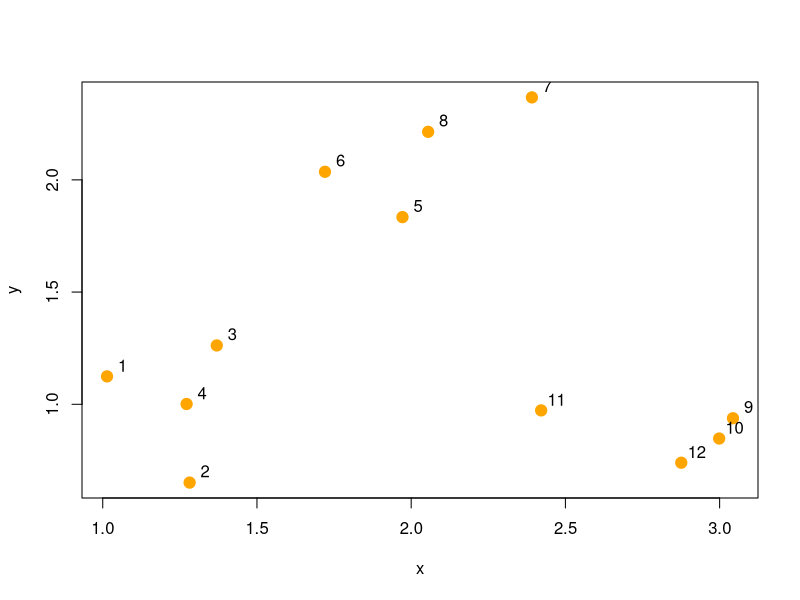
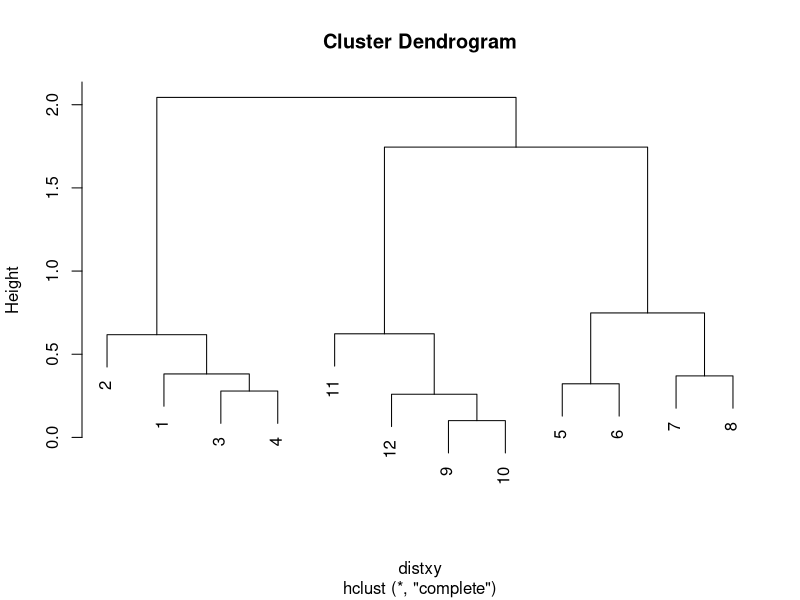
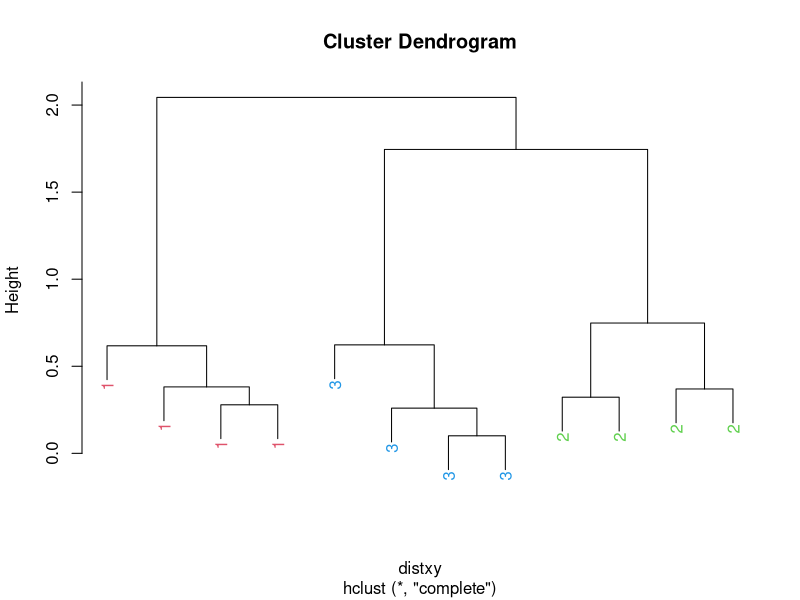
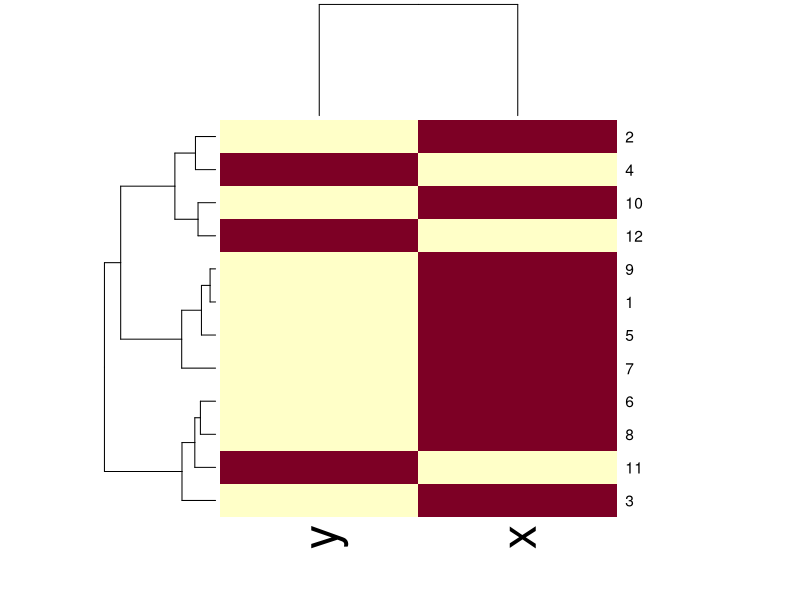

The R script that drew these images, in order:
## ---- chunk 1
knitr::opts_chunk$set(echo = TRUE)
## ---- chunk 2
set.seed(96)
x = rnorm(12, mean = rep(1:3, each = 4), sd = 0.2)
y = rnorm(12, mean = rep(c(1,2,1),each = 4), sd = 0.2)
plot(x, y, col = "orange", pch = 19,cex = 1.5)
text(x+0.05, y+0.05, labels = as.character(1:12))
## ---- chunk 3
data = data.frame(x,y)
distxy = dist(data)
distxy
## ---- chunk 4
hClustering = hclust(distxy)
plot(hClustering)
## ---- chunk 5
myplclust <- function( hclust, lab=hclust$labels, lab.col=rep(1,length(hclust$labels)), hang=0.1,...){
  ## modifiction of plclust for plotting hclust objects *in colour*!
  ## Copyright Eva KF Chan 2009
  ## Arguments:
  ##    hclust:    hclust object
  ##    lab:        a character vector of labels of the leaves of the tree
  ##    lab.col:    colour for the labels; NA=default device foreground colour
  ##    hang:     as in hclust & plclust
  ## Side effect:
  ##    A display of hierarchical cluster with coloured leaf labels.
  y <- rep(hclust$height,2); x <- as.numeric(hclust$merge)
  y <- y[which(x<0)]; x <- x[which(x<0)]; x <- abs(x)
  y <- y[order(x)]; x <- x[order(x)]
  plot( hclust, labels=FALSE, hang=hang, ... )
  text( x=x, y=y[hclust$order]-(max(hclust$height)*hang),
        labels=lab[hclust$order], col=lab.col[hclust$order], 
        srt=90, adj=c(1,0.5), xpd=NA, ... )
}
## ---- chunk 6
myplclust(hClustering, lab = rep(1:3, each = 4), lab.col = rep(2:4, each = 4))
## ---- chunk 7
dataAsMatrix = as.matrix(data)[sample(1:12),]
heatmap(dataAsMatrix)
